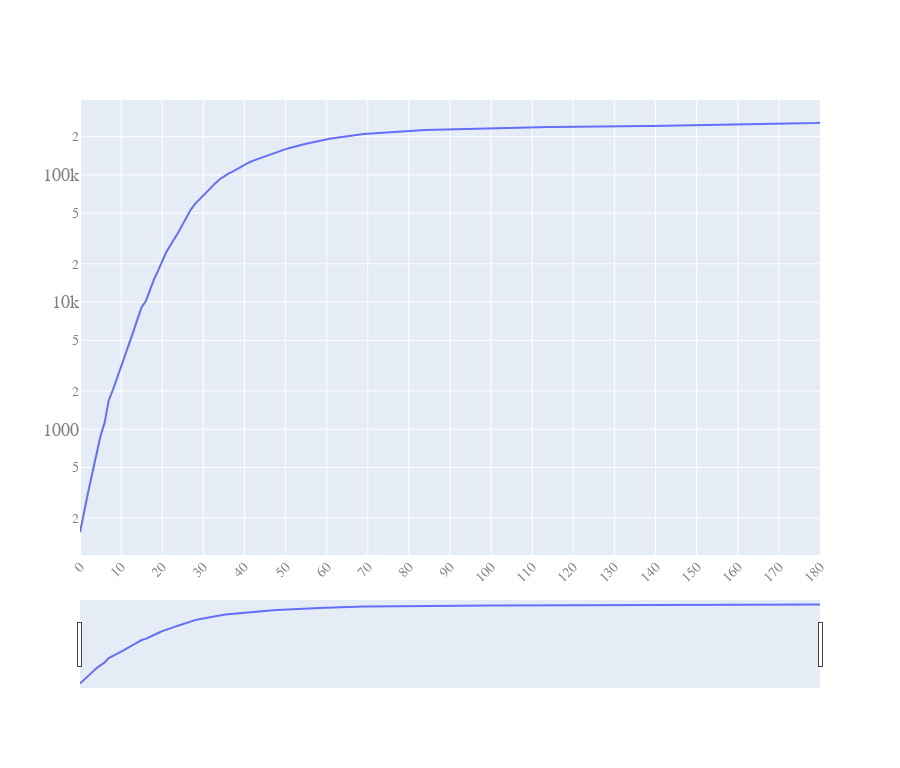
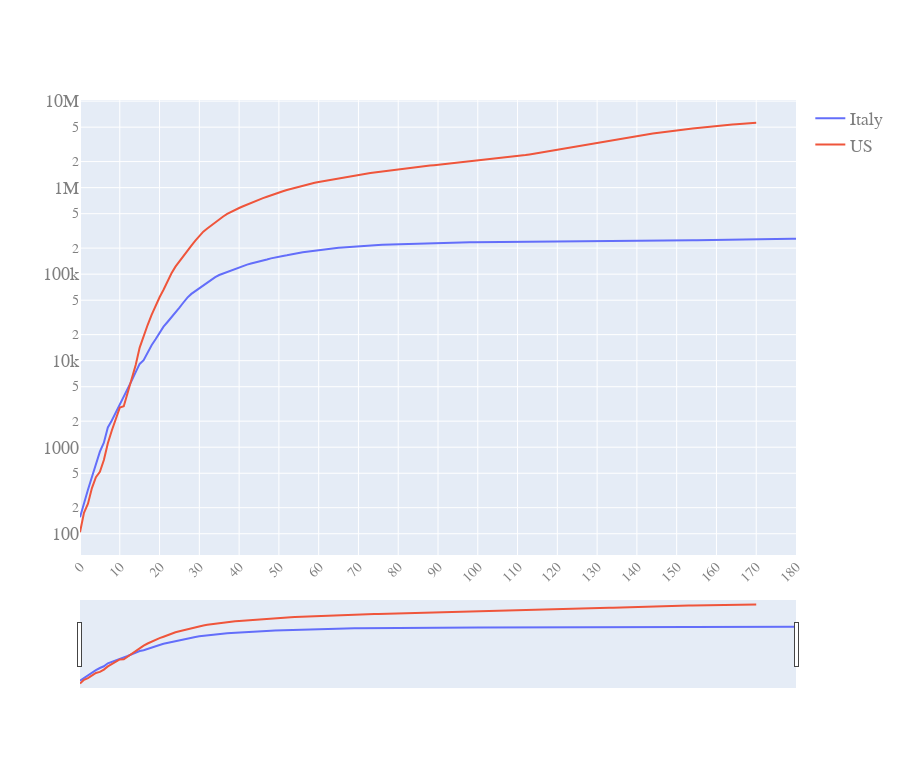
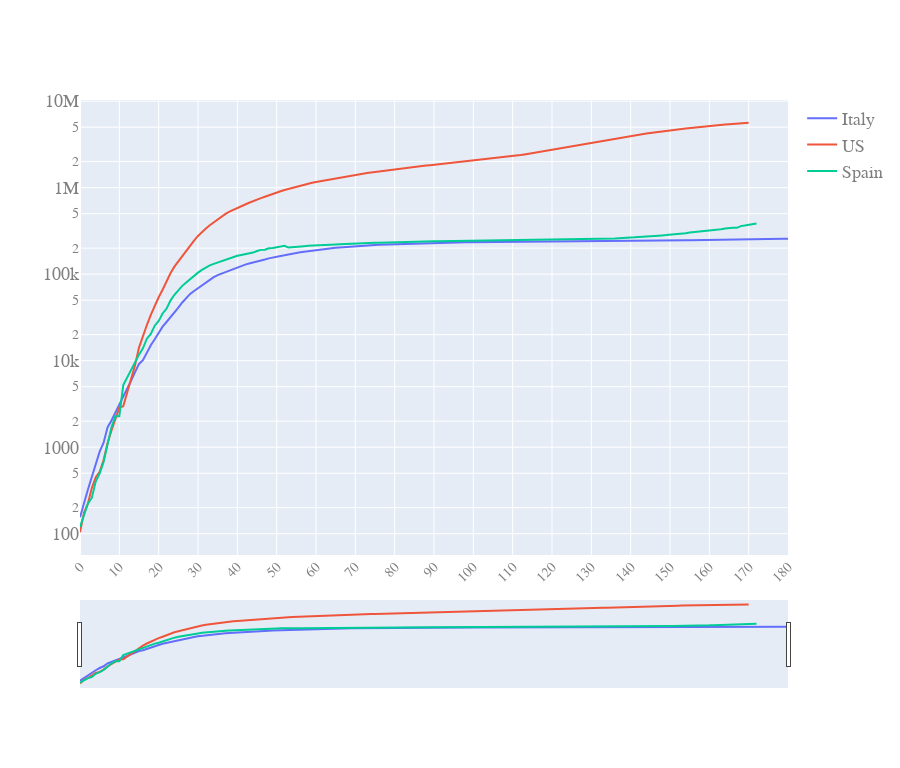
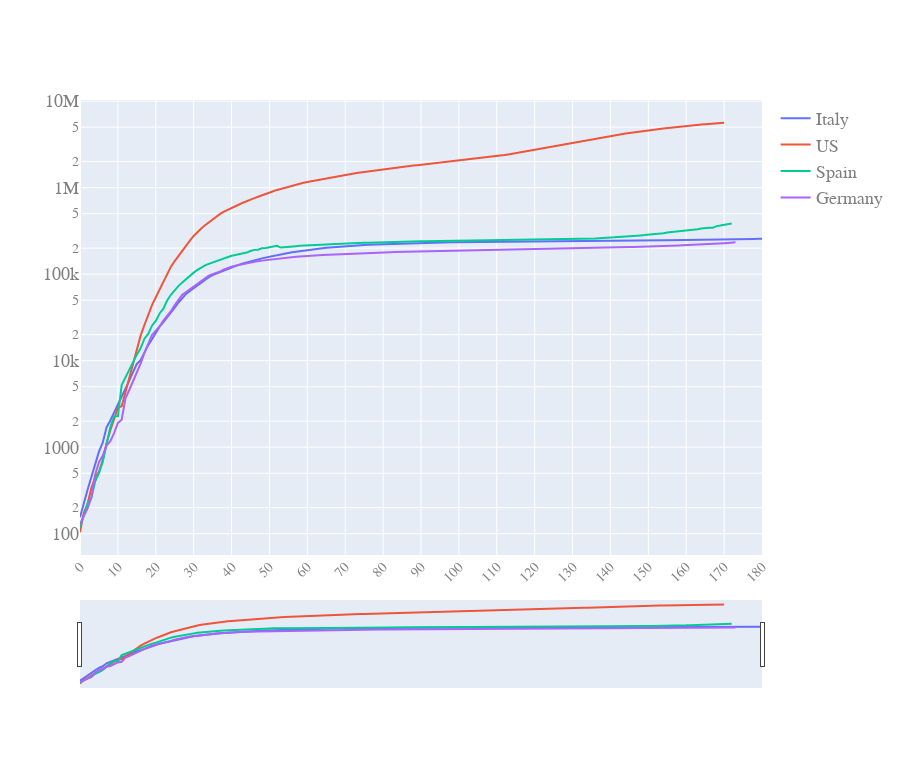

The cell these charts' notebook holds for them, in order:
### Code cell
quick_plot(pd_sync_timelines.date,
          pd_sync_timelines.iloc[:,:-1],
          y_scale='log',
          slider=True)

### Figure 1 — Plotly figure (JSON) as saved in the notebook; plotly's stock layout.template omitted (floating-point values rounded to 4 significant figures; data arrays with more than 128 entries replaced by an {"elided": "..."} marker saying what was removed)
{"data": [{"name": "Italy", "type": "scatter", "x": {"elided": "181 int values"}, "y": {"elided": "181 int values"}}], "layout": {"autosize": true, "font": {"color": "#7f7f7f", "family": "PT Sans, monospace", "size": 18}, "height": 768, "width": 900, "xaxis": {"nticks": 20, "rangeslider": {"visible": true}, "tickangle": -45, "tickfont": {"color": "#7f7f7f", "size": 14}}, "yaxis": {"type": "log"}}}

### Figure 2 — Plotly figure (JSON) as saved in the notebook; plotly's stock layout.template omitted (floating-point values rounded to 4 significant figures; data arrays with more than 128 entries replaced by an {"elided": "..."} marker saying what was removed)
{"data": [{"name": "Italy", "type": "scatter", "x": {"elided": "181 int values"}, "y": {"elided": "181 int values"}}, {"name": "US", "type": "scatter", "x": {"elided": "181 int values"}, "y": {"elided": "181 int values"}}], "layout": {"autosize": true, "font": {"color": "#7f7f7f", "family": "PT Sans, monospace", "size": 18}, "height": 768, "width": 900, "xaxis": {"nticks": 20, "rangeslider": {"visible": true}, "tickangle": -45, "tickfont": {"color": "#7f7f7f", "size": 14}}, "yaxis": {"type": "log"}}}

### Figure 3 — Plotly figure (JSON) as saved in the notebook; plotly's stock layout.template omitted (floating-point values rounded to 4 significant figures; data arrays with more than 128 entries replaced by an {"elided": "..."} marker saying what was removed)
{"data": [{"name": "Italy", "type": "scatter", "x": {"elided": "181 int values"}, "y": {"elided": "181 int values"}}, {"name": "US", "type": "scatter", "x": {"elided": "181 int values"}, "y": {"elided": "181 int values"}}, {"name": "Spain", "type": "scatter", "x": {"elided": "181 int values"}, "y": {"elided": "181 int values"}}], "layout": {"autosize": true, "font": {"color": "#7f7f7f", "family": "PT Sans, monospace", "size": 18}, "height": 768, "width": 900, "xaxis": {"nticks": 20, "rangeslider": {"visible": true}, "tickangle": -45, "tickfont": {"color": "#7f7f7f", "size": 14}}, "yaxis": {"type": "log"}}}

### Figure 4 — Plotly figure (JSON) as saved in the notebook; plotly's stock layout.template omitted (floating-point values rounded to 4 significant figures; data arrays with more than 128 entries replaced by an {"elided": "..."} marker saying what was removed)
{"data": [{"name": "Italy", "type": "scatter", "x": {"elided": "181 int values"}, "y": {"elided": "181 int values"}}, {"name": "US", "type": "scatter", "x": {"elided": "181 int values"}, "y": {"elided": "181 int values"}}, {"name": "Spain", "type": "scatter", "x": {"elided": "181 int values"}, "y": {"elided": "181 int values"}}, {"name": "Germany", "type": "scatter", "x": {"elided": "181 int values"}, "y": {"elided": "181 int values"}}], "layout": {"autosize": true, "font": {"color": "#7f7f7f", "family": "PT Sans, monospace", "size": 18}, "height": 768, "width": 900, "xaxis": {"nticks": 20, "rangeslider": {"visible": true}, "tickangle": -45, "tickfont": {"color": "#7f7f7f", "size": 14}}, "yaxis": {"type": "log"}}}
